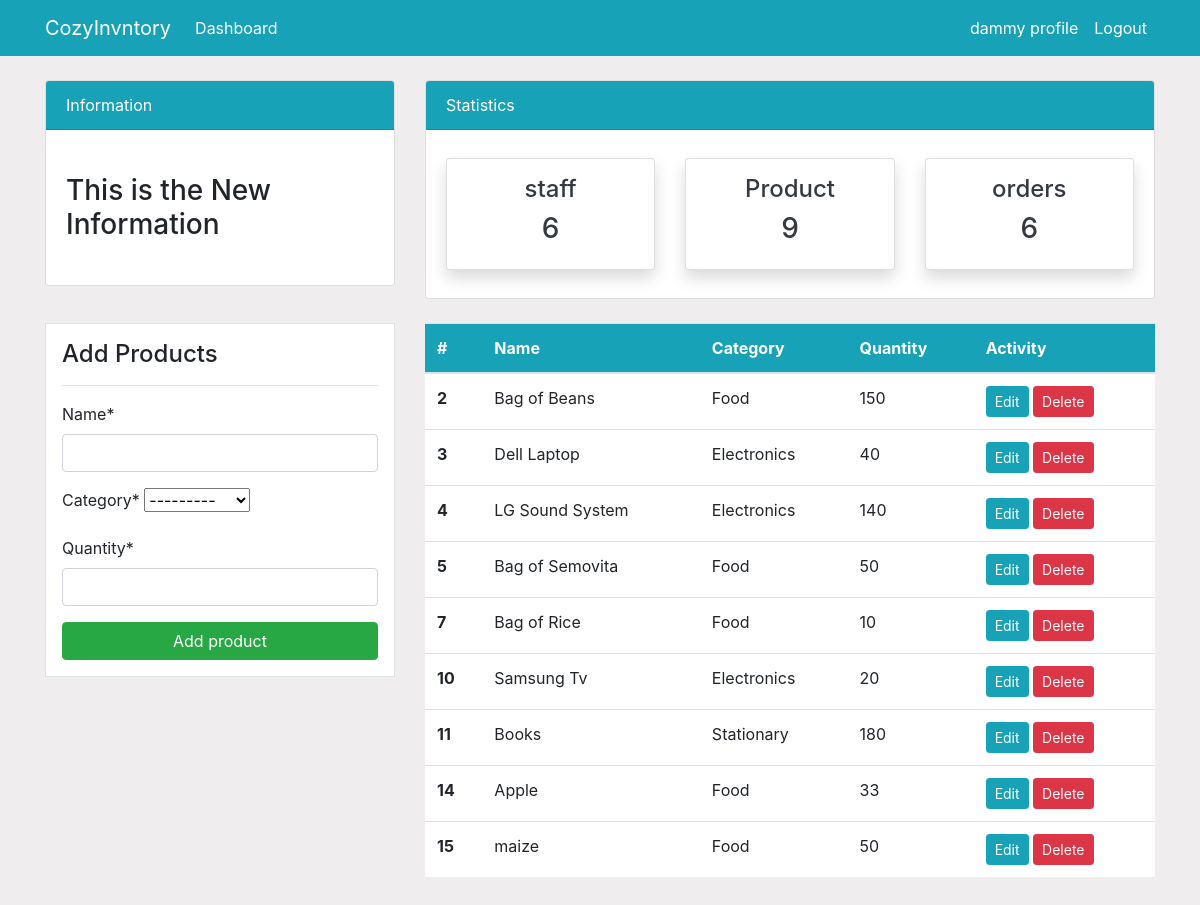
Page /product/ (signed in) on the committed database.
### dashboard/models.py (models this page shows, shortened)
class Product(models.Model):
    name = models.CharField(max_length=100, null=True)
    category = models.CharField(max_length=20, choices=CATEGORY, null=True)
    quantity = models.PositiveIntegerField(null=True)
    class Meta:
        verbose_name_plural = 'Product'

### dashboard/views.py (the view)
# urls.py: path('product/', views.product, name='dashboard-product'),
@login_required
def product(request):
    items = Product.objects.all() # Using object relational mapping(ORM)
    if request.method=='POST':
       form = ProductForm(request.POST)
       if form.is_valid():
           form.save()
           product_name = form.cleaned_data.get('name')
           messages.success(request, f'{product_name} has been added')
           return redirect('dashboard-product')
    else:
       form = ProductForm()
    count_product=items.count()
    count_staff=User.objects.all().count()
    count_order=Order.objects.all().count()
    context ={
        'items': items,
        'form': form,
        'count_product': count_product,
        'count_staff': count_staff,
        'count_order': count_order,
    }
    return render(request, 'dashboard/product.html', context)

### dashboard/forms.py
class ProductForm(forms.ModelForm):
    class Meta:
        model = Product
        fields = ['name', 'category', 'quantity']

### templates/dashboard/product.html (shortened to what this page needs)
{% extends 'partials/base.html' %}
{% load crispy_forms_tags %}
{% block content %}
  {% include 'partials/topnav.html' %}
  <div class="container">
    <div class="row my-4">
      <div class="col-md-4">
        <div class="border bg-white p-3">
          <h4>Add Products</h4>
          <hr>
          <form action="" method="POST">
            {{form|crispy}}
            <input class="btn btn-success btn-block" type="submit" value="Add product">
          </form>
        </div>
      </div>
      <div class="col-md-8">
        <table class="table bg-white">
          <thead class="bg-info">
            <tr class="text-white">
              <th scope="col">#</th>
              <th scope="col">Name</th>
              <th scope="col">Category</th>
              <th scope="col">Quantity</th>
              <th scope="col">Activity</th>
            </tr>
          </thead>
          <tbody>
            {% for item in items %}
            <tr>
              <th scope="row">{{item.id}}</th>
              <td>{{item.name}}</td>
              <td>{{item.category}}</td>
              <td>{{item.quantity}}</td>
              <td>
                <a class="btn btn-info btn-sm" href="{% url 'dashboard-product-update' item.id%}">Edit</a>
                <a class="btn btn-danger btn-sm" href="{% url 'dashboard-product-delete' item.id%}">Delete</a>
              </td>
            </tr>
            {% endfor %}
          </tbody>
        </table>
      </div>
    </div>
  </div>
{% endblock %}

### templates/partials/nav.html (shortened to what this page needs)
<nav class="navbar navbar-expand-lg navbar-info bg-info">
    {% if user.is_authenticated%}
    <div class="container">
        <a class="navbar-brand text-white"  href="{% url 'dashboard-index' %}">CozyInvntory</a>
        <div class="collapse navbar-collapse" id="navbarSupportedContent">
            <ul class="navbar-nav mr-auto">
                <li class="nav-item active">
                <a class="nav-link text-white" href="{% url 'dashboard-index' %}">Dashboard <span class="sr-only">(current)</span></a>
                </li>
            </ul>
            <ul class="navbar-nav ml-auto">
                <li class="nav-item active">
                <a class="nav-link text-white" href="{% url 'user-profile' %}">{{user.username}} profile <span class="sr-only">(current)</span></a>
                </li>
                <li class="nav-item">
                <a class="nav-link text-white" href="{% url 'user-logout' %}">Logout</a>
                </li>
            </ul>
            {%endif%}
        </div>
    </div>
</nav>

### static/style.css (style rules this page uses)
body { background: rgb(230, 227, 227, 0.624); }

### rows in the picture
Product: id "2", name "Bag of Beans", category "Food", quantity "150"
Product: id "3", name "Dell Laptop", category "Electronics", quantity "40"
Product: id "4", name "LG Sound System", category "Electronics", quantity "140"
Product: id "5", name "Bag of Semovita", category "Food", quantity "50"
Product: id "7", name "Bag of Rice", category "Food", quantity "10"
Product: id "10", name "Samsung Tv", category "Electronics", quantity "20"
Product: id "11", name "Books", category "Stationary", quantity "180"
Product: id "14", name "Apple", category "Food", quantity "33"
Product: id "15", name "maize", category "Food", quantity "50"

### other values in the picture
{{ user.username }} "dammy"
{{ count_staff }} "6"
{{ count_product }} "9"
{{ count_order }} "6"
